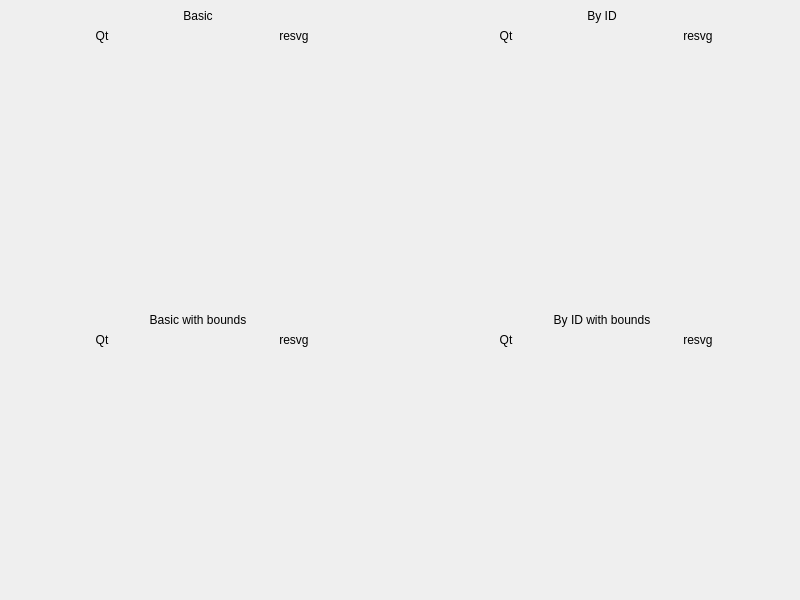
<?xml version="1.0" encoding="UTF-8"?>
<ui version="4.0">
 <class>MainWindow</class>
 <widget class="QMainWindow" name="MainWindow">
  <property name="geometry">
   <rect>
    <x>0</x>
    <y>0</y>
    <width>800</width>
    <height>600</height>
   </rect>
  </property>
  <property name="windowTitle">
   <string>MainWindow</string>
  </property>
  <widget class="QWidget" name="centralwidget">
   <layout class="QGridLayout" name="gridLayout_6">
    <item row="0" column="2">
     <layout class="QGridLayout" name="gridLayout_2">
      <item row="1" column="1">
       <widget class="QLabel" name="label_4">
        <property name="sizePolicy">
         <sizepolicy hsizetype="Preferred" vsizetype="Fixed">
          <horstretch>0</horstretch>
          <verstretch>0</verstretch>
         </sizepolicy>
        </property>
        <property name="text">
         <string>resvg</string>
        </property>
        <property name="alignment">
         <set>Qt::AlignCenter</set>
        </property>
       </widget>
      </item>
      <item row="0" column="0" colspan="2">
       <widget class="QLabel" name="label_5">
        <property name="sizePolicy">
         <sizepolicy hsizetype="Preferred" vsizetype="Fixed">
          <horstretch>0</horstretch>
          <verstretch>0</verstretch>
         </sizepolicy>
        </property>
        <property name="text">
         <string>By ID</string>
        </property>
        <property name="alignment">
         <set>Qt::AlignCenter</set>
        </property>
       </widget>
      </item>
      <item row="1" column="0">
       <widget class="QLabel" name="label_6">
        <property name="sizePolicy">
         <sizepolicy hsizetype="Preferred" vsizetype="Fixed">
          <horstretch>0</horstretch>
          <verstretch>0</verstretch>
         </sizepolicy>
        </property>
        <property name="text">
         <string>Qt</string>
        </property>
        <property name="alignment">
         <set>Qt::AlignCenter</set>
        </property>
       </widget>
      </item>
      <item row="2" column="0">
       <widget class="SvgView" name="svgViewById" native="true"/>
      </item>
      <item row="2" column="1">
       <widget class="SvgView" name="resvgViewById" native="true"/>
      </item>
     </layout>
    </item>
    <item row="1" column="0">
     <spacer name="verticalSpacer">
      <property name="orientation">
       <enum>Qt::Vertical</enum>
      </property>
      <property name="sizeType">
       <enum>QSizePolicy::Fixed</enum>
      </property>
      <property name="sizeHint" stdset="0">
       <size>
        <width>20</width>
        <height>20</height>
       </size>
      </property>
     </spacer>
    </item>
    <item row="0" column="0">
     <layout class="QGridLayout" name="gridLayout">
      <item row="1" column="1">
       <widget class="QLabel" name="label_3">
        <property name="sizePolicy">
         <sizepolicy hsizetype="Preferred" vsizetype="Fixed">
          <horstretch>0</horstretch>
          <verstretch>0</verstretch>
         </sizepolicy>
        </property>
        <property name="text">
         <string>resvg</string>
        </property>
        <property name="alignment">
         <set>Qt::AlignCenter</set>
        </property>
       </widget>
      </item>
      <item row="0" column="0" colspan="2">
       <widget class="QLabel" name="label">
        <property name="sizePolicy">
         <sizepolicy hsizetype="Preferred" vsizetype="Fixed">
          <horstretch>0</horstretch>
          <verstretch>0</verstretch>
         </sizepolicy>
        </property>
        <property name="text">
         <string>Basic</string>
        </property>
        <property name="alignment">
         <set>Qt::AlignCenter</set>
        </property>
       </widget>
      </item>
      <item row="1" column="0">
       <widget class="QLabel" name="label_2">
        <property name="sizePolicy">
         <sizepolicy hsizetype="Preferred" vsizetype="Fixed">
          <horstretch>0</horstretch>
          <verstretch>0</verstretch>
         </sizepolicy>
        </property>
        <property name="text">
         <string>Qt</string>
        </property>
        <property name="alignment">
         <set>Qt::AlignCenter</set>
        </property>
       </widget>
      </item>
      <item row="2" column="0">
       <widget class="SvgView" name="svgViewBasic" native="true"/>
      </item>
      <item row="2" column="1">
       <widget class="SvgView" name="resvgViewBasic" native="true"/>
      </item>
     </layout>
    </item>
    <item row="2" column="0">
     <layout class="QGridLayout" name="gridLayout_3">
      <item row="1" column="1">
       <widget class="QLabel" name="label_7">
        <property name="sizePolicy">
         <sizepolicy hsizetype="Preferred" vsizetype="Fixed">
          <horstretch>0</horstretch>
          <verstretch>0</verstretch>
         </sizepolicy>
        </property>
        <property name="text">
         <string>resvg</string>
        </property>
        <property name="alignment">
         <set>Qt::AlignCenter</set>
        </property>
       </widget>
      </item>
      <item row="0" column="0" colspan="2">
       <widget class="QLabel" name="label_8">
        <property name="sizePolicy">
         <sizepolicy hsizetype="Preferred" vsizetype="Fixed">
          <horstretch>0</horstretch>
          <verstretch>0</verstretch>
         </sizepolicy>
        </property>
        <property name="text">
         <string>Basic with bounds</string>
        </property>
        <property name="alignment">
         <set>Qt::AlignCenter</set>
        </property>
       </widget>
      </item>
      <item row="1" column="0">
       <widget class="QLabel" name="label_9">
        <property name="sizePolicy">
         <sizepolicy hsizetype="Preferred" vsizetype="Fixed">
          <horstretch>0</horstretch>
          <verstretch>0</verstretch>
         </sizepolicy>
        </property>
        <property name="text">
         <string>Qt</string>
        </property>
        <property name="alignment">
         <set>Qt::AlignCenter</set>
        </property>
       </widget>
      </item>
      <item row="2" column="0">
       <widget class="SvgView" name="svgViewBasicWithBounds" native="true"/>
      </item>
      <item row="2" column="1">
       <widget class="SvgView" name="resvgViewBasicWithBounds" native="true"/>
      </item>
     </layout>
    </item>
    <item row="2" column="2">
     <layout class="QGridLayout" name="gridLayout_5">
      <item row="1" column="1">
       <widget class="QLabel" name="label_13">
        <property name="sizePolicy">
         <sizepolicy hsizetype="Preferred" vsizetype="Fixed">
          <horstretch>0</horstretch>
          <verstretch>0</verstretch>
         </sizepolicy>
        </property>
        <property name="text">
         <string>resvg</string>
        </property>
        <property name="alignment">
         <set>Qt::AlignCenter</set>
        </property>
       </widget>
      </item>
      <item row="0" column="0" colspan="2">
       <widget class="QLabel" name="label_14">
        <property name="sizePolicy">
         <sizepolicy hsizetype="Preferred" vsizetype="Fixed">
          <horstretch>0</horstretch>
          <verstretch>0</verstretch>
         </sizepolicy>
        </property>
        <property name="text">
         <string>By ID with bounds</string>
        </property>
        <property name="alignment">
         <set>Qt::AlignCenter</set>
        </property>
       </widget>
      </item>
      <item row="1" column="0">
       <widget class="QLabel" name="label_15">
        <property name="sizePolicy">
         <sizepolicy hsizetype="Preferred" vsizetype="Fixed">
          <horstretch>0</horstretch>
          <verstretch>0</verstretch>
         </sizepolicy>
        </property>
        <property name="text">
         <string>Qt</string>
        </property>
        <property name="alignment">
         <set>Qt::AlignCenter</set>
        </property>
       </widget>
      </item>
      <item row="2" column="0">
       <widget class="SvgView" name="svgViewByIdWithBounds" native="true"/>
      </item>
      <item row="2" column="1">
       <widget class="SvgView" name="resvgViewByIdWithBounds" native="true"/>
      </item>
     </layout>
    </item>
    <item row="0" column="1">
     <spacer name="horizontalSpacer">
      <property name="orientation">
       <enum>Qt::Horizontal</enum>
      </property>
      <property name="sizeType">
       <enum>QSizePolicy::Fixed</enum>
      </property>
      <property name="sizeHint" stdset="0">
       <size>
        <width>20</width>
        <height>20</height>
       </size>
      </property>
     </spacer>
    </item>
   </layout>
  </widget>
 </widget>
 <customwidgets>
  <customwidget>
   <class>SvgView</class>
   <extends>QWidget</extends>
   <header>svgview.h</header>
   <container>1</container>
  </customwidget>
 </customwidgets>
 <resources/>
 <connections/>
</ui>
